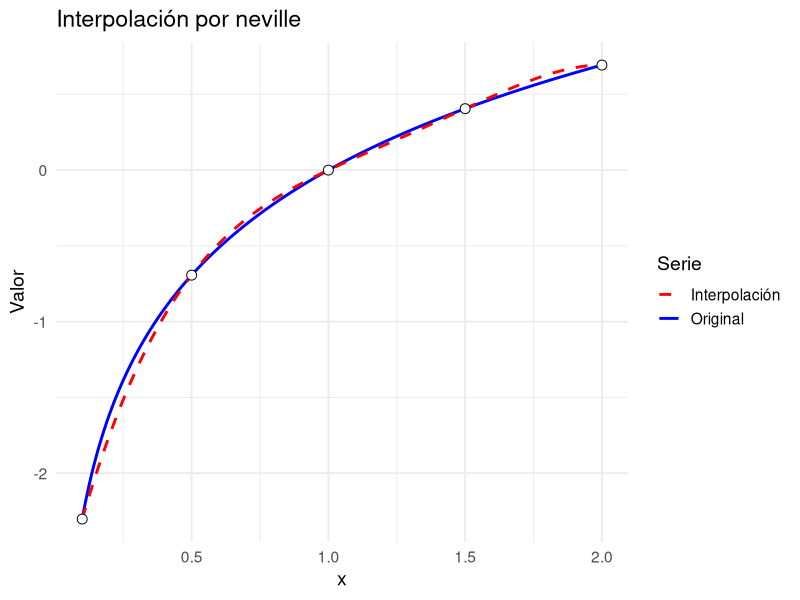
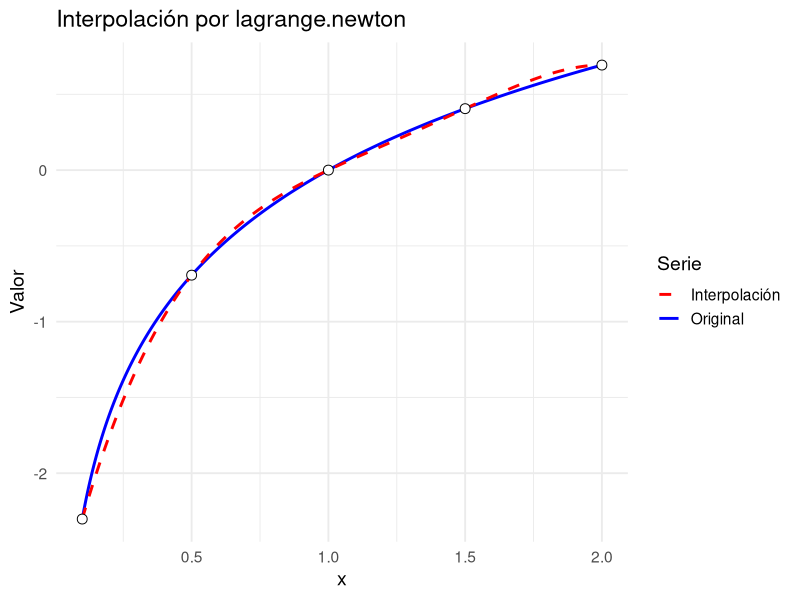
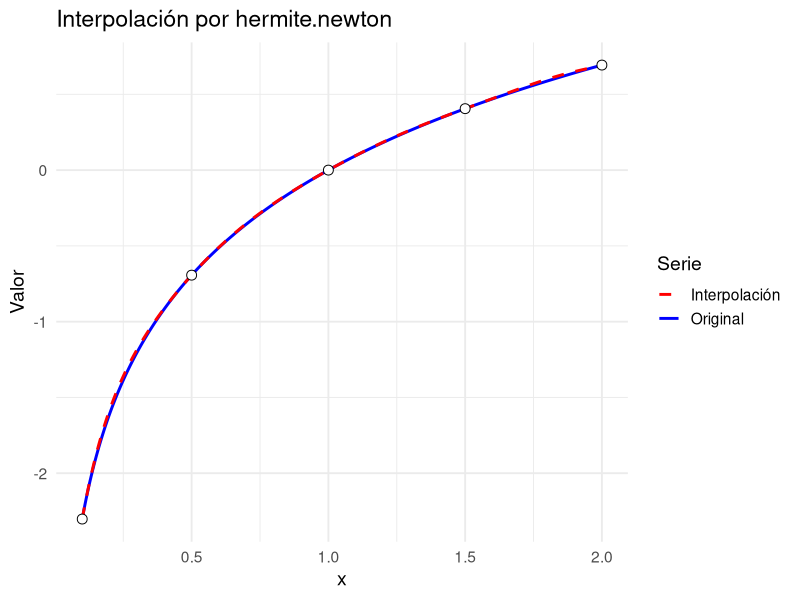
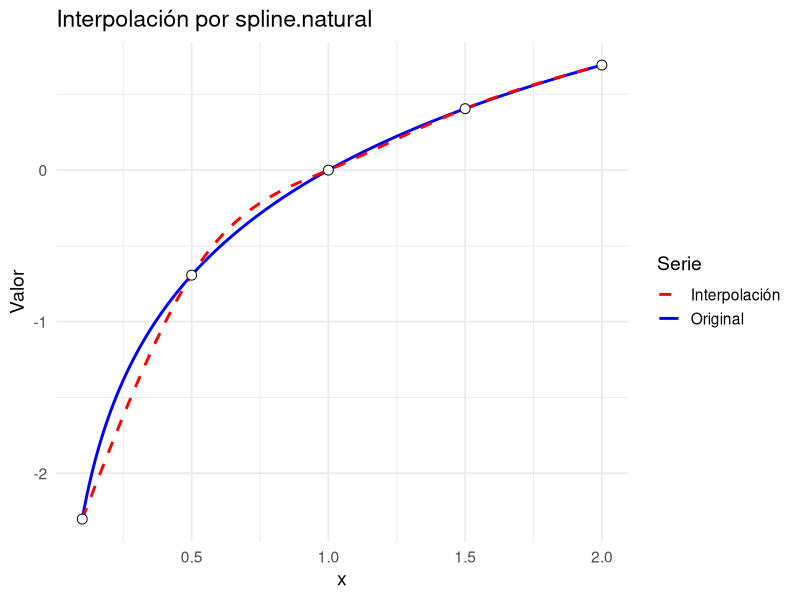
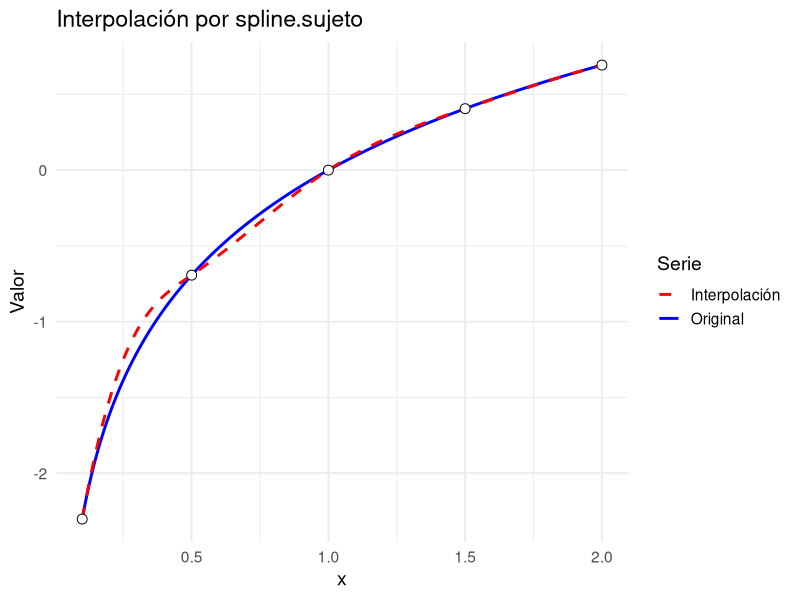
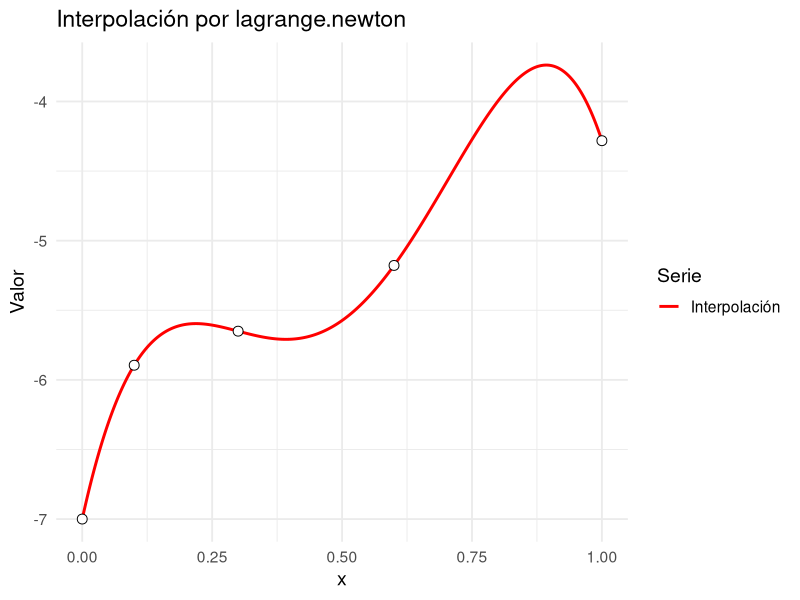
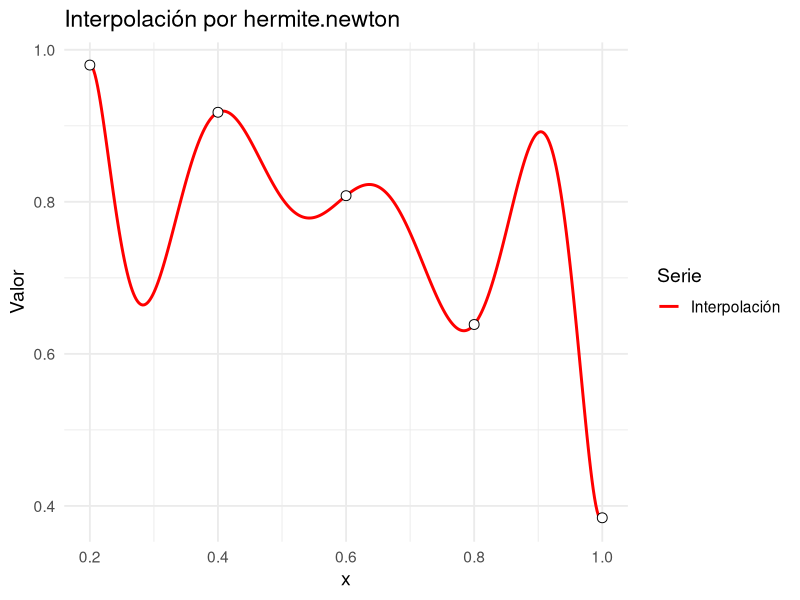
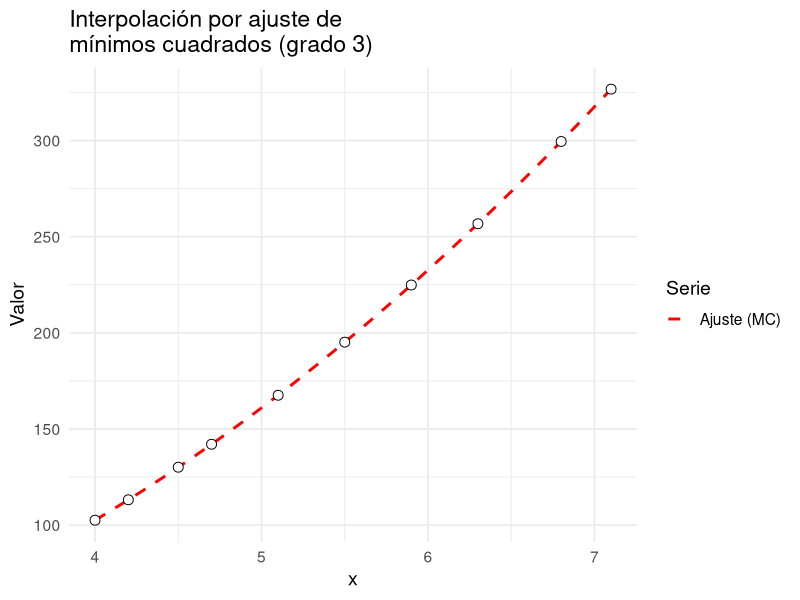

Generate these figures, in order, with R:
## ---- chunk 1
#| code-fold: true
# Neville: interpolacion en un punto x a partir de un vector de nodos (xi) y otro de valores (f(xi))

# Retorna una lista con el valor interpolado y la matriz completa Q (la que posee todos los polinomios utilizados para la construccion del polinomio completo)

neville <- function(nodos, valores, x) {
  stopifnot(is.numeric(nodos),
            is.numeric(valores),
            length(nodos) == length(valores))
  n <- length(nodos)
  Q <- matrix(NA_real_, nrow = n, ncol = n)
  
  # Columna inicial con valores de Y
  Q[, 1] <-  valores
  
  # Construccion de la tabla de Neville
  for (i in 2:n) {
    for (j in 2:i) {
      numerador <- ((x - nodos[i - j + 1]) * Q[i, j - 1] - (x - nodos[i]) * Q[i -
                                                                                1, j - 1])
      denominador <- nodos[i] - nodos[i - j + 1]
      Q[i, j] <-  numerador / denominador
    }
  }
  return(list(valor = Q[n, n], tabla = Q))
}
## ---- chunk 2
#| code-fold: true

# Lagrange.Newton: interpolacion en un punto x function# Lagrange.Newton: interpolacion en un punto x a partir de un vector de nodos y otro de valores

# Retorna una lista con el valor interpolado, la matriz para la construccion de los coeficientes, y un vector de los coeficientes del polinomio de lagrange

lagrange.newton <- function(nodos, valores, x) {
  stopifnot(is.numeric(nodos),
            is.numeric(valores),
            length(nodos) == length(valores))
  n <- length(nodos)
  Q <- matrix(NA_real_, nrow = n, ncol = n)
  
  Q[, 1] <- valores
  
  # Construccion de la tabla de diferencias de Newton
  for (i in 2:n) {
    for (j in 2:i) {
      numerador <- Q[i, j - 1] - Q[i - 1, j - 1]
      denominador <- nodos[i] - nodos[i - j + 1]
      Q[i, j] <-  numerador / denominador
    }
  }
  coeficientes <- diag(Q)
  
  valor = Q[1, 1]
  producto = 1
  
  for (i in 2:n) {
    producto <- producto * (x - nodos[i - 1])
    valor <- valor + coeficientes[i] * producto
  }
  return(list(
    valor = valor,
    tabla = Q,
    coeficientes = coeficientes
  ))
}
## ---- chunk 3
#| code-fold: true

# Hermite.newton: interpolacion en un punto x a partir de un vector de nodos, otro de valores y otro de derivadas

# Retorna una lista con el valor interpolado, la matriz para la construccion de los  y un vector de los coeficientes

hermite.newton <- function(nodos, valores, derivadas, x) {
  stopifnot(
    is.numeric(nodos),
    is.numeric(valores),
    is.numeric(derivadas),
    length(nodos) == length(valores),
    length(nodos) == length(derivadas)
  )
  n <- length(nodos)
  
  Z <- numeric(2 * n)
  Q <- matrix(0, nrow = 2 * n, ncol = 2 * n)
  
  
  # Set-up inicial de la matriz
  for (i in 1:n) {
    z0 <- 2 * i - 1
    z1 <- 2 * i
    Z[z0] <- nodos[i]
    Z[z1] <- nodos[i]
    Q[z0, 1] <- valores[i]
    Q[z1, 1] <- valores[i]
    Q[z1, 2] <- derivadas[i]
    if (i != 1) {
      Q[z0, 2] <- (Q[z0, 1] - Q[z0 - 1, 1]) / (Z[z0] - Z[z0 - 1])
    }
  }
  # Rellenar el resto de la matriz a partir de estos valores
  for (i in 3:(2 * n)) {
    for (j in 3:i) {
      Q[i, j] <- (Q[i, j - 1] - Q[i - 1, j - 1]) / (Z[i] - Z[i - j + 1])
    }
  }
  
  coeficientes <- diag(Q)
  
  valor <- Q[1, 1]
  producto <- 1
  
  for (i in 2:(2 * n)) {
    producto <- producto * (x - Z[i - 1])
    valor <- valor + coeficientes[i] * producto
  }
  return(list(
    valor = valor,
    tabla = Q,
    coeficientes = coeficientes
  ))
}
## ---- chunk 4
#| code-fold: true

# spline.natural: funcion que calcula la interpolacion por splines a partir de unos nodos y sus valores

# Retorna los valores de los coeficientes a, b, c, d de cada una de las n-1 ecuaciones generadas
spline.natural <- function(nodos, valores, x) {
  # Note que los valores de a corresponden a los valores de los nodos en la funcion, por lo que cuando aparezca el vector "valores" se debe entender que equivale al vector "a"
  n <- length(nodos)
  
  h <- numeric(n - 1)
  alfa <- numeric(n - 1)
  alfa[1] <- 0
  
  # Paso 1 y 2: definir los h's y alfas
  for (i in 1:(n - 1)) {
    h[i] <- nodos[i + 1] - nodos[i]
    if (i != 1) {
      alfa[i] <- (3 / h[i]) * (valores[i + 1] - valores[i]) - (3 / h[i - 1]) *
        (valores[i] - valores[i - 1])
    }
  }
  
  #Paso 3: definir valores iniciales de l, m, y z
  l <- numeric(n) # creo que el tamano de esto puede ser n-1
  l[1] <- 1
  m <- numeric(n - 1)
  m[1] <- 0
  z <- numeric(n) # creo que el tamano de esto puede ser n-1
  z[1] <- 0
  
  # Paso 4: rellenar vectores l, m, z
  for (i in 2:(n - 1)) {
    l[i] <- 2 * (nodos[i + 1] - nodos[i - 1]) - h[i - 1] * m[i - 1]
    m[i] <- h[i] / l[i]
    z[i] <- (alfa[i] - h[i - 1] * z[i - 1]) / l[i]
  }
  
  # Paso 5: definir valores finales
  l[n] <- 1 #creo que esto no hace falta
  z[n] <- 0 #esto tampoco
  c <- numeric(n)
  c[n] <- 0
  b <- numeric(n)
  d <- numeric(n)
  
  # Paso 6: sustitucion hacia atras
  for (j in (n - 1):1) {
    c[j] <- z[j] - m[j] * c[j + 1]
    b[j] <- (valores[j + 1] - valores[j]) / h[j] - (h[j] / 3) * (c[j + 1] +
                                                                   2 * c[j])
    d[j] <- (c[j + 1] - c[j]) / (3 * h[j])
  }
  
  # Paso extra: evaluar la interpolacion en el punto x especificado
  
  ## Encontramos los dos nodos que estan prensando al intervalo
  indice <- NULL
  for (i in 1:(n - 1)) {
    if (x >= nodos[i] && x < nodos[i + 1]) {
      indice <- i
    }
  }
  if(x == nodos[n]){
    indice <- n
  }
  if (is.null(indice)) {
    return("El valor de interpolacion debe estar entre dos nodos")
  }
  ## evaluamos en la funcion asociada
  
  valor <- valores[indice] + b[indice] * (x - nodos[indice]) + c[indice] * (x - nodos[indice])^2 + d[indice] * (x - nodos[indice])^3
  
  return(list(
    a = valores,
    b = b,
    c = c,
    d = d,
    valor = valor
  ))
}
## ---- chunk 5
#| code-fold: true

# spline.sujeto: funcion que calcula la interpolacion por splines a partir de unos nodos y sus valores

# Retorna los valores de los coeficientes a, b, c, d de cada una de las n-1 ecuaciones generadas
spline.sujeto <- function(nodos, valores, derivadas, x) {
  # Note que los valores de a corresponden a los valores de los nodos en la funcion, por lo que cuando aparezca el vector "valores" se debe entender que equivale al vector "a"
  stopifnot(length(derivadas) == 2)
  n <- length(nodos)
  
  h <- numeric(n - 1)
  alfa <- numeric(n)
  
  # Paso 1 y 2: definir los h's y alfas
  for (i in 1:(n - 1)) {
    h[i] <- nodos[i + 1] - nodos[i]
    if (i != 1) {
      alfa[i] <- (3 / h[i]) * (valores[i + 1] - valores[i]) - (3 / h[i - 1]) *
        (valores[i] - valores[i - 1])
    }
  }
  
  alfa[1] <- 3 * ((valores[2] - valores[1]) / h[1] - derivadas[1])
  alfa[n] <- 3 * (derivadas[2] - (valores[n] - valores[n - 1]) / h[n - 1])
  
  #Paso 3: definir valores iniciales de l, m, y z
  l <- numeric(n) # creo que el tamano de esto puede ser n-1
  l[1] <- 2 * h[1]
  m <- numeric(n - 1)
  m[1] <- 1 / 2
  z <- numeric(n) # creo que el tamano de esto puede ser n-1
  z[1] <- alfa[1] / l[1]
  
  # Paso 4: rellenar vectores l, m, z
  for (i in 2:(n - 1)) {
    l[i] <- 2 * (nodos[i + 1] - nodos[i - 1]) - h[i - 1] * m[i - 1]
    m[i] <- h[i] / l[i]
    z[i] <- (alfa[i] - h[i - 1] * z[i - 1]) / l[i]
  }
  
  # Paso 5: definir valores finales
  l[n] <- h[n - 1] * (2 - m[n - 1])
  z[n] <- (alfa[n] - h[n - 1] * z[n - 1]) / l[n]
  c <- numeric(n)
  c[n] <- z[n]
  b <- numeric(n)
  d <- numeric(n)
  
  # Paso 6: sustitucion hacia atras
  for (j in (n - 1):1) {
    c[j] <- z[j] - m[j] * c[j + 1]
    b[j] <- (valores[j + 1] - valores[j]) / h[j] - (h[j] / 3) * (c[j + 1] + 2 * c[j])
    d[j] <- (c[j + 1] - c[j]) / (3 * h[j])
  }
  
  # Paso extra: evaluar la interpolacion en el punto x especificado
  
  ## Encontramos los dos nodos que estan prensando al intervalo
  indice <- NULL
  for (i in 1:(n - 1)) {
    if (x >= nodos[i] && x < nodos[i + 1]) {
      indice <- i
    }
  }
  if (x == nodos[n]) {
    indice <- n
  }
  if (is.null(indice)) {
    return("El valor de interpolacion debe estar entre dos nodos")
  }
  ## evaluamos en la funcion asociada
  
  valor <- valores[indice] + b[indice] * (x - nodos[indice]) + c[indice] * (x - nodos[indice])^2 + d[indice] * (x - nodos[indice])^3
  
  return(list(
    a = valores,
    b = b,
    c = c,
    d = d,
    valor = valor
  ))
}
## ---- chunk 6
#| message: false
#| warning: false
#| code-fold: true

library(tidyverse)

graficar.polinomio <- function(nodos,
                               a,
                               b,
                               metodo,
                               f = NULL,
                               valores = NULL,
                               df = NULL,
                               derivadas = NULL,          
                               derivadas.clamped = NULL) {

  stopifnot(is.numeric(nodos), length(nodos) >= 2)

  # Validación: exactamente uno de f o valores
  if (is.null(f) == is.null(valores)) {
    stop("Debe proveer exactamente uno: 'f' (función) o 'valores' (numérico).")
  }

  # Valores en nodos
  if (!is.null(f)) {
    stopifnot(is.function(f))
    valores_nodos <- f(nodos)
  } else {
    stopifnot(is.numeric(valores), length(valores) == length(nodos))
    valores_nodos <- valores
  }

  # ---- Derivadas en nodos (si aplica) ----
  derivadas_nodos <- NULL

  # Si llegan ambos, priorizamos 'derivadas' y avisamos
  if (!is.null(df) && !is.null(derivadas)) {
    warning("Se pasaron 'df' y 'derivadas'; se usará 'derivadas'.")
  }

  if (!is.null(derivadas)) {
    stopifnot(is.numeric(derivadas), length(derivadas) == length(nodos))
    derivadas_nodos <- derivadas
  } else if (!is.null(df)) {
    if (is.function(df)) {
      derivadas_nodos <- df(nodos)
    } else if (is.numeric(df)) {
      stopifnot(length(df) == length(nodos))
      derivadas_nodos <- df
    } else {
      stop("`df` debe ser función o vector numérico de derivadas en los nodos.")
    }
  }

  # Wrapper vectorizado para el método (con o sin derivadas)
  if (!is.null(derivadas_nodos)) {
    H <- function(x)
      vapply(x, function(xx)
        metodo(nodos, valores_nodos, derivadas_nodos, xx)$valor, numeric(1))
  } else {
    if (is.null(derivadas.clamped)) {
      H <- function(x)
        vapply(x, function(xx)
          metodo(nodos, valores_nodos, xx)$valor, numeric(1))
    } else {
      H <- function(x)
        vapply(x, function(xx)
          spline.sujeto(nodos, valores_nodos, derivadas.clamped, xx)$valor, numeric(1))
    }
  }

  # Malla y data frames
  xi <- seq(a, b, length.out = 400)
  df_plot <- data.frame(
    x  = xi,
    Hx = H(xi),
    fx = if (!is.null(f)) f(xi) else NA_real_
  )
  df_nodos <- data.frame(x = nodos, y = valores_nodos)

  # Gráfico
  p <- ggplot(df_plot, aes(x = x))
  if (!is.null(f)) {
    p <- p +
      geom_line(aes(y = fx, color = "Original"), linewidth = 1) +
      geom_line(aes(y = Hx, color = "Interpolación"),
                linewidth = 1, linetype = "dashed") +
      scale_color_manual(values = c("Original" = "blue", "Interpolación" = "red"))
  } else {
    p <- p +
      geom_line(aes(y = Hx, color = "Interpolación"), linewidth = 1) +
      scale_color_manual(values = c("Interpolación" = "red"))
  }

  p +
    geom_point(data = df_nodos, aes(x = x, y = y),
               shape = 21, size = 3, fill = "white") +
    labs(title = paste0("Interpolación por ", deparse(substitute(metodo))),
         y = "Valor", color = "Serie") +
    theme_minimal(base_size = 14)
}

## ---- chunk 7
#| code-fold: true

f <- function(x) log(x)
df <- function(x) 1/x
nodos <- c(0.1, 0.5, 1, 1.5, 2)
graficar.polinomio(nodos, nodos[1], nodos[length(nodos)], neville, f)
graficar.polinomio(nodos, nodos[1], nodos[length(nodos)], lagrange.newton, f)
graficar.polinomio(nodos, nodos[1], nodos[length(nodos)], hermite.newton, f = f, df = df)
graficar.polinomio(nodos, nodos[1], nodos[length(nodos)], spline.natural, f)
graficar.polinomio(nodos, nodos[1], nodos[length(nodos)], spline.sujeto, f = f, derivadas.clamped = c(df(nodos[1]), df(nodos[length(nodos)])))

## ---- chunk 8
neville(c(0.2, 0.4, 0.6, 0.8, 1.0), c(0.9798652, 0.9177710, 0.8080348, 0.6386093, 0.3843735), 0.5)
## ---- chunk 9
f <- function(x) 3*x*exp(x) - exp(2*x)
nodos <- c(1, 1.05, 1.07)
valores <- f(nodos)

valor.a <- neville(nodos, valores, 1.03)$valor
valor.a
## ---- chunk 10
nodos <- c(nodos, 1.04)
valores <- f(nodos)

valor.b <- neville(nodos, valores, 1.03)$valor
valor.b
## ---- chunk 11
error.real.a <- abs(valor.a-f(1.03))
error.real.a

error.real.b <- abs(valor.b-f(1.03))
error.real.b

# FALTA METER ERROR TEORICO
## ---- chunk 12
f <- function(x) 3*x*exp(x) - exp(2*x)
df <- function(x) 3*x*exp(x) + 3*exp(x) -2*exp(2*x)
nodos <- c(1, 1.05, 1.07)
valores <- f(nodos)
derivadas <- df(nodos)

valor.a <- hermite.newton(nodos, valores, derivadas, 1.03)$valor
valor.a
## ---- chunk 13
nodos <- c(nodos, 1.04)
valores <- f(nodos)
derivadas <- df(nodos)

valor.b <- hermite.newton(nodos, valores, derivadas, 1.03)$valor
valor.b
## ---- chunk 14
error.real.a <- abs(valor.a-f(1.03))
error.real.a

error.real.b <- abs(valor.b-f(1.03))
error.real.b

# FALTA METER ERROR TEORICO
## ---- chunk 15
nodos <- c(0, 0.1, 0.3, 0.6, 1)
valores <- c(-7, -5.89483, -5.65014, -5.17788, -4.28172)

lagrange.newton(nodos, valores, 1)
## ---- chunk 16
graficar.polinomio(nodos, 0, 1, lagrange.newton, valores = valores)
## ---- chunk 17
nodos     <- c(0.2, 0.4, 0.6, 0.8, 1.0)
valores   <- c(0.9798652, 0.9177710, 0.8080348, 0.6386093, 0.3843735)
derivadas <- c(0.20271,   0.42279,   0.68414,   1.02964,   1.55741)

hermite.newton(nodos, valores, derivadas, 0.2)
## ---- chunk 18
graficar.polinomio(nodos, 0.2, 1, hermite.newton, valores = valores, derivadas = derivadas)
## ---- chunk 19
# Funcion para plantear el sistema de ecuaciones asociado al ajuste de minimos cuadrados
# Retorna matriz asociada a los coeficientes (A) y vector de solucion (B)
sistema.minimos <- function(nodos, valores, n){
  stopifnot(is.numeric(nodos), is.numeric(valores),
            length(nodos) == length(valores),
            is.numeric(n), n >= 0, n < length(nodos))
  m <- length(nodos)
  A <- matrix(NA_real_, nrow = n + 1, ncol = n + 1)
  B <- numeric(n + 1)
  for (j in 0:n){
    for (k in 0:n) {
      A[j + 1, k + 1] <- sum(nodos^(j + k)) 
    }
    B[j + 1] <- sum(nodos^(j) * valores)
  }
  return(list(A = A, B = B))
}
## ---- chunk 20
# Funcion para encontrar coeficientes del polinomio que surge del ajuste de minimos cuadrados y hacer el grafico del mismo
ajuste.minimos.cuadrados <- function(nodos, valores, n, a, b){
  stopifnot(is.numeric(nodos), is.numeric(valores),
            length(nodos) == length(valores),
            is.numeric(a), is.numeric(b), a < b,
            is.numeric(n), n >= 0)
  sistema <- sistema.minimos(nodos, valores, n)
  
  coef <- as.numeric(solve(sistema$A, sistema$B))
  
  # Polinomio ajustado
  f_hat <- function(z) vapply(z, function(zz) sum(coef * zz^(0:n)), numeric(1))
  
  # Datos para el gráfico
  xi <- seq(a, b, length.out = 400)
  df_plot <- data.frame(x = xi, Hx = f_hat(xi))
  df_pts  <- data.frame(x = nodos, y = valores)
  
  # Gráfico 
  p <- ggplot(df_plot, aes(x = x)) +
    geom_line(aes(y = Hx, color = "Ajuste (MC)"),
              linewidth = 1, linetype = "dashed") +
    scale_color_manual(values = c("Ajuste (MC)" = "red")) +
    geom_point(data = df_pts, aes(x = x, y = y),
               shape = 21, size = 3, fill = "white") +
    labs(title = paste0("Interpolación por ajuste de\nmínimos cuadrados (grado ", n, ")"),
         y = "Valor", color = "Serie") +
    theme_minimal(base_size = 14)
  
  return(list(coeficientes = coef, f.ajuste = f_hat, grafico = p))
}
## ---- chunk 21
nodos   <- c(4.0, 4.2, 4.5, 4.7, 5.1, 5.5, 5.9, 6.3, 6.8, 7.1)
valores <- c(102.56, 113.18, 130.11, 142.05, 167.53, 195.14, 224.87, 256.73, 299.50, 326.72)
n <- 3
a <- min(nodos)
b <- max(nodos)

x <- ajuste.minimos.cuadrados(nodos, valores, n, a, b)
x
